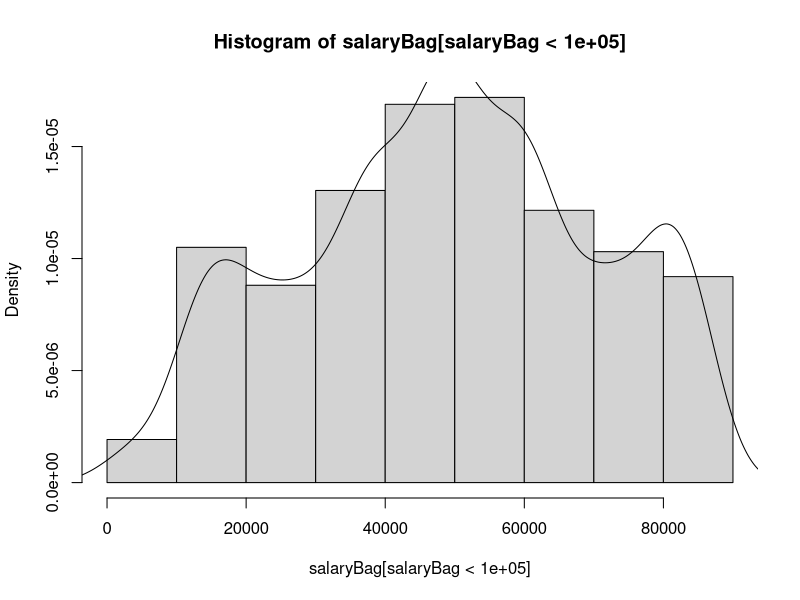
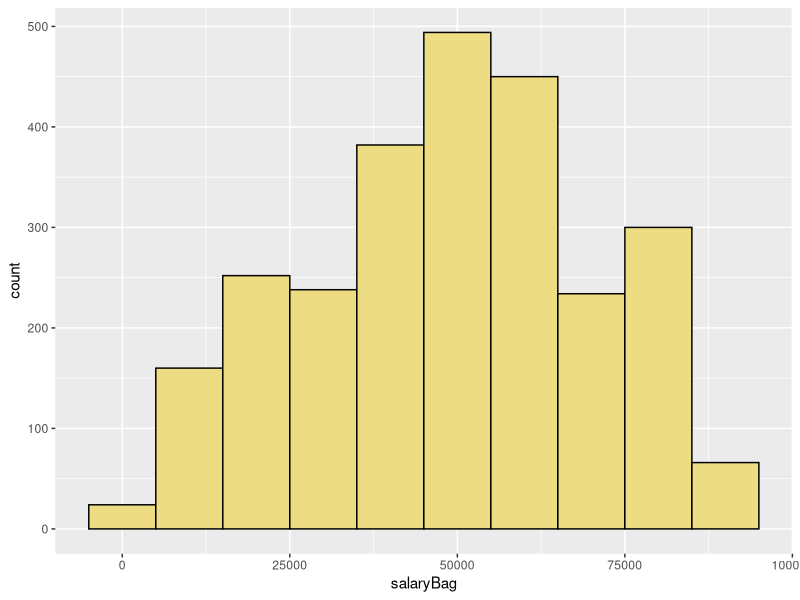

Write the R code that produced these figures, in order.
library(ggplot2)
library(dplyr)

#### code 1.1 reproduce google doc histogram with sampling 
count<-c(50,300,250,400,550,450,250,350,100)
length(sample(0:1e4,50))

cats<-c("0-10
11-21
22-32
33-43
44-54
55-65
66-76
77-87
88+")
cats<-unlist(strsplit(cats,"\n"))
df<-data.frame(cbind(cats,count),stringsAsFactors=F)
df[,2]<-as.numeric(df[,2])
sum(df[,2])

## code 1.2  clean from categories '-'
l<-(strsplit(df[,1],"-"))
(l[-9])
##code 1.3 make data frame
data<-data.frame(from=numeric(),to=numeric())
for(i in 1:8){
  from<-as.numeric(l[[i]][1])*1000
  to<-as.numeric(l[[i]][2])*1000
  print(cbind(from,to))
  data[i,]<-cbind(from,to)
}
data[9,]<-cbind(88000,1e8)

data

## code 1.4 create a vector of salaries
salary<-vector("list",length(count))
for(i in 1:length(count)){
  salary[[i]]<-sample(data[i,1]:data[i,2],count[i])
  }
salary

salaryBag<-as.numeric(unlist(salary))
sb<-salaryBag/1000
## code 1.5 make histogram of salary

b<-seq(0,99000,1e4)
hist(salaryBag[salaryBag<1e5],breaks = b,freq=F)

lines(density(salaryBag[salaryBag<1e5]))
quantile(salaryBag[salaryBag<1e5])

## code 1.5a make histogram using ggplot and dpylr
dfSal<- as.data.frame(salaryBag)
dfSal %>% 
  filter(salaryBag<1e5) %>% 
  ggplot(aes(salaryBag))+
  geom_histogram(binwidth = 1e4,col = "black", fill = "lightgoldenrod2")


######Understanding mean and median and mode
##code 1.6
#generate small set of data
make_sample<-function(n=5,range=1:10,mean,st.dev){
  small.sample<-sample(range,n)
  return(small.sample)
}
small.sample<-make_sample()

n<-length(small.sample)
small.sum<-sum(small.sample)

small.sum/n

mean(small.sample)

sort(small.sample)
median(small.sample)


